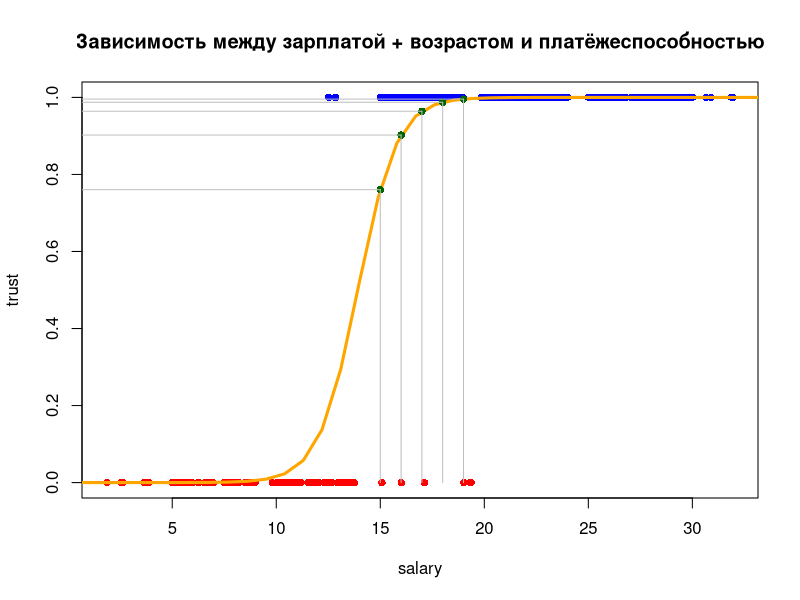

Here is the R script that generated this plot:
dataclients <- scan("bank_random.txt")

dataclients
M <- 2

A <- matrix(dataclients, ncol = M + 1, byrow = TRUE)
A

salary <- A[, 1]
age <- A[, 2]
trust <- A[, 3]
n <- length(salary)
plot(salary, trust, type = "n", main = "Зависимость между зарплатой + возрастом и платёжеспособностью")
for (i in 1:n)
{
  zvet <- ifelse(trust[i] == 1, "blue", "red") # цвет точки
  points(salary[i], trust[i], type = "p", pch = 16, col = zvet, add = "TRUE")
}

colnames(A) <- c("Salary", "Age", "Trust")
B <- as.data.frame(A)
mymodel <- glm(formula = Trust ~ Salary, family = binomial(logit), data = B)
summary(mymodel)
Teta <- coef(mymodel)

fexp <- function(x)
{
  vspom <- exp(Teta[1] + (Teta[2]) * x);
  return(vspom / (1 + vspom))
}

curve(fexp(x), -40, 50, col = "Orange", lwd = 3, add = TRUE)
newSalaryPlusAge <- c(15, 16, 17, 18, 19)
newy <- fexp(newSalaryPlusAge)
points(newSalaryPlusAge, newy, col = "DarkGreen", type = "p", pch = 16, add = TRUE)
nnew <- length(newSalaryPlusAge)
for (i in 1:nnew)
{
  segments(newSalaryPlusAge[i], 0, newSalaryPlusAge[i], newy[i], col = "gray", add = "TRUE")
  segments(newSalaryPlusAge[i], newy[i], 0, newy[i], col = "gray", add = "TRUE")
}
solutions <- matrix(1:(nnew * 2), ncol = 2)
solutions[, 1] <- newSalaryPlusAge
solutions[, 2] <- newy
t <- as.data.frame(solutions)
colnames(t) <- c("Зарплата + Возраст", "Кредитоспособность")
